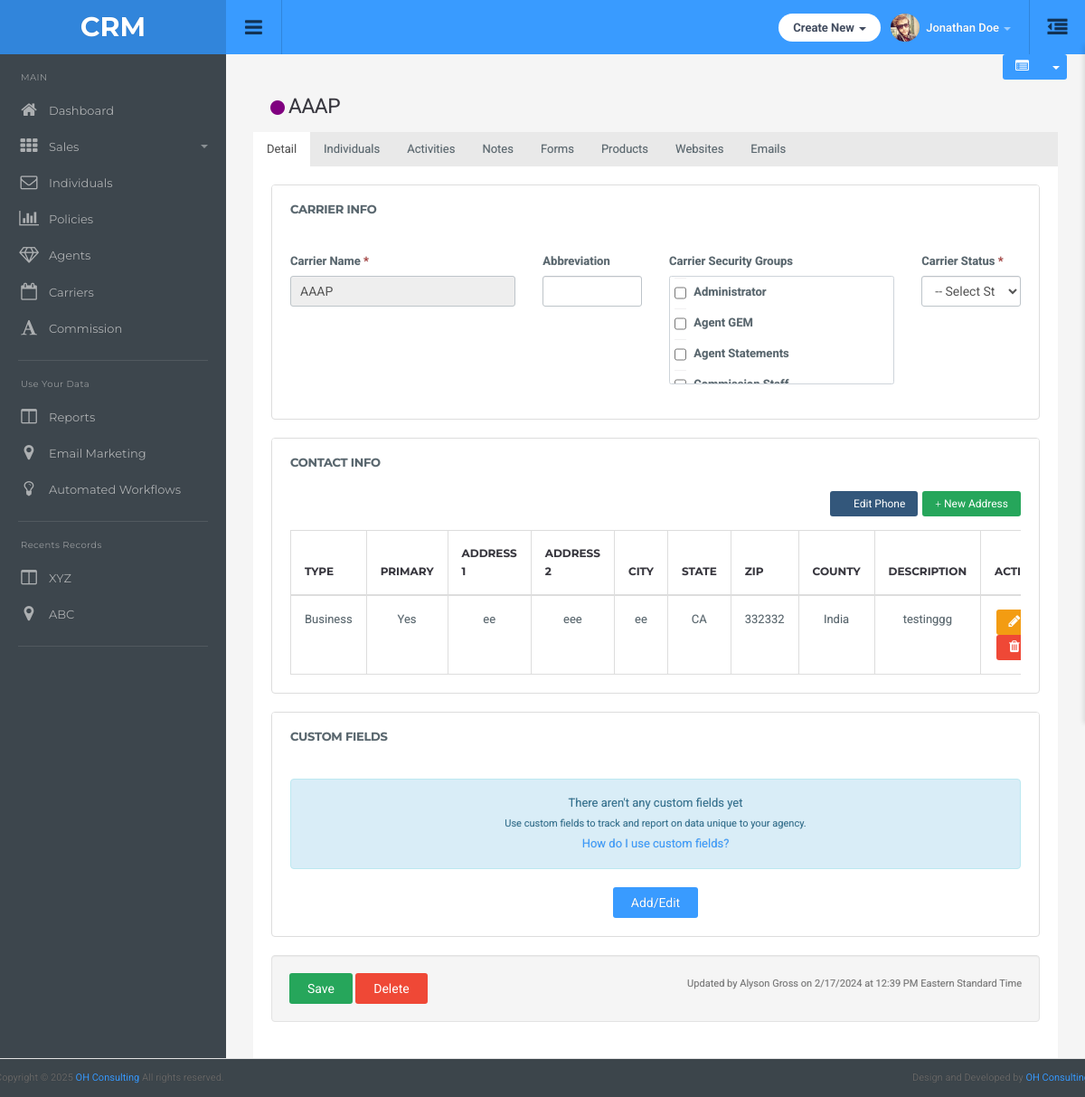
Page /carriers/detail/3/ on the committed database.
### main/models.py (models this page shows, shortened)
class Carrier(models.Model):
    name = models.CharField(max_length=100)

class CarrierDetails(models.Model):
    carrier = models.OneToOneField(Carrier, on_delete=models.CASCADE, related_name='carrier_details')
    abbreviation = models.CharField(max_length=200,null=True,blank=True)
    security_groups = MultiSelectField(choices=CARRIER_SECURITY_GROUP_CHOICES, null=True,blank=True)
    carrier_status = models.CharField(max_length=100,choices=CARRIER_STATUS_CHOICES,null=True,blank=True)

class CarrierAddress(models.Model):
    carrier = models.ForeignKey(Carrier, on_delete=models.CASCADE, related_name='addresses')
    address_type = models.CharField(max_length=50, choices=ADDRESS_TYPE_CHOICES,blank=True, null=True)
    address1 = models.CharField(max_length=255, blank=True, null=True)
    address2 = models.CharField(max_length=255, blank=True, null=True)
    city = models.CharField(max_length=100, blank=True, null=True)
    state = models.CharField(max_length=100)
    zip_code = models.CharField(max_length=10, blank=True, null=True)
    county = models.CharField(max_length=100, blank=True, null=True)
    description = models.TextField(blank=True, null=True)
    primary = models.BooleanField(default=False)

### main/views.py (the view, shortened to what this page needs)
# urls.py: path('carriers/detail/<int:carrier_id>/', views.carrier_detail, name='carrier_detail'),
def carrier_detail(request, carrier_id):
    carrier = get_object_or_404(Carrier, id=carrier_id)
    try:
        carrier_details = carrier.carrier_details
    except CarrierDetails.DoesNotExist:
        carrier_details = None
    carrier_phones = CarrierPhone.objects.filter(carrier=carrier)
    phone_dict = {phone.phone_type.lower(): phone for phone in carrier_phones}
    addresses = CarrierAddress.objects.filter(carrier=carrier)
    carrier_forms = CarrierFormName.objects.filter(carrier=carrier)
    activities = CarrierActivity.objects.filter(carrier=carrier)
    notess = CarrierNotes.objects.filter(carrier=carrier)
    products = CarrierProduct.objects.filter(carrier=carrier)
    websites = CarrierWebsite.objects.filter(carrier=carrier)
    context = {
        'carrier': carrier,
        'carrier_details': carrier_details,
        'phone_dict': phone_dict,
        'primary_address': addresses.filter(primary=True).first(),
        'carrier_forms': carrier_forms,
        'carrier_phones': carrier_phones,
        'addresses': addresses,
        'activities':activities,
        'notess':notess,
        'products': products,
        'websites': websites,
    }
    return render(request, 'carrier/carrierdetail.html', context)

### templates/carrier/carrierdetail.html (shortened to what this page needs)
{% extends "dashboard/base.html" %}
{% load static %}
{% block main-content %}
<div class="action-buttons">
    <div class="btn-group">
        <button id="toggle-carrier-summary" class="btn btn-default btn-sm">
            <i class="fa fa-list-alt"></i>
        </button>
        <button class="btn btn-default btn-sm dropdown-toggle" data-toggle="dropdown">
            <span class="caret"></span>
        </button>
    </div>
</div>
<div class="main-content-wrapper">
    <div class="container-fluid">
        <div class="carrier-status-container">
            <h3><span><img src="{% static "img/record-button.png" %}" alt="" srcset=""></span>{{carrier.name}}</h3>
        </div>
    </div>
</div>
        <div role="tabpanel">
            <ul class="nav nav-tabs">
                <li class="active"><a data-toggle="tab" href="#detail">Detail</a></li>
                <li><a data-toggle="tab" href="#individuals">Individuals</a></li>
                <li><a data-toggle="tab" href="#activities">Activities</a></li>
                <li><a data-toggle="tab" href="#notes">Notes</a></li>
                <li><a data-toggle="tab" href="#forms">Forms</a></li>
                <li><a data-toggle="tab" href="#products">Products</a></li>
                <li><a data-toggle="tab" href="#websites">Websites</a></li>
                <li><a data-toggle="tab" href="#emails">Emails</a></li>
            </ul>
            <div class="tab-content">
                {% include "Carrier/details_tab.html" %}
            </div>
        </div>
    </div>
<link rel="stylesheet" href="https://cdnjs.cloudflare.com/ajax/libs/dropzone/5.9.3/min/dropzone.min.css">
<link rel="stylesheet" href="https://cdnjs.cloudflare.com/ajax/libs/font-awesome/4.7.0/css/font-awesome.min.css">
{% endblock %}

### templates/carrier/details_tab.html (shortened to what this page needs)
<div id="detail" class="tab-pane active">
    <form action="" method="POST">
        <div class="panel panel-default">
            <div class="panel-heading">
                <h3 class="panel-title">Carrier Info</h3>
            </div>
            <div class="panel-body">
                <div class="row">
                    <div class="col-md-4 col-sm-6">
                        <div class="form-group">
                            <label>Carrier Name <span class="text-danger">*</span></label>
                            <input type="text" class="form-control" value="{{carrier.name}}" readonly>
                        </div>
                    </div>
                    <div class="col-md-2 col-sm-6">
                        <div class="form-group">
                            <label>Abbreviation</label>
                            <input type="text" class="form-control" name="abbreviation" value="{{ carrier_details.abbreviation|default_if_none:'' }}">
                        </div>
                    </div>
                    <div class="col-md-4 col-sm-6">
                        <div class="form-group mb-1">
                          <label class="mb-0">Carrier Security Groups</label>
                          <div style="border:1px solid #ced4da;border-radius:.25rem;max-height:120px;overflow-y:auto;padding:1px 5px;">
                            <div style="padding:0;margin:0">
                                <input type="checkbox" id="security_admin" name="security_groups[]" value="administrator" style="margin:0 5px 0 0;vertical-align:middle"
                                {% if carrier_details and 'administrator' in carrier_details.security_groups %}checked{% endif %}>
                                <label for="security_admin" style="margin:0;display:inline">Administrator</label>
                            </div>
                            <div style="padding:0;margin:0">
                              <input type="checkbox" id="security_gem" name="security_groups[]" value="agent_gem"
                                     style="margin:0 5px 0 0;vertical-align:middle"
                                     {% if carrier_details and 'agent_gem' in carrier_details.security_groups %}checked{% endif %}>
                              <label for="security_gem" style="margin:0;display:inline">Agent GEM</label>
                            </div>
                            <div style="padding:0;margin:0">
                              <input type="checkbox" id="security_statements" name="security_groups[]" value="agent_statements"
                                     style="margin:0 5px 0 0;vertical-align:middle"
                                     {% if carrier_details and 'agent_statements' in carrier_details.security_groups %}checked{% endif %}>
                              <label for="security_statements" style="margin:0;display:inline">Agent Statements</label>
                            </div>
                            <div style="padding:0;margin:0">
                              <input type="checkbox" id="security_staff" name="security_groups[]" value="commission_staff"
                                     style="margin:0 5px 0 0;vertical-align:middle"
                                     {% if carrier_details and 'commission_staff' in carrier_details.security_groups %}checked{% endif %}>
                              <label for="security_staff" style="margin:0;display:inline">Commission Staff</label>
                            </div>
                          </div>
                        </div>
                      </div>
                    <div class="col-md-2 col-sm-6">
                        <div class="form-group">
                            <label>Carrier Status <span class="text-danger">*</span></label>
                            <select class="form-control" name="carrier_status">
                                <option value="">-- Select Status --</option>
                              </select>
                        </div>
                    </div>
                </div>
            </div>
        </div>
        <div class="panel panel-default">
            <div class="panel-heading">
            <h3 class="panel-title">Contact Info</h3>
            <div class="pull-right">
                <button type="button" class="btn btn-primary btn-sm" data-toggle="modal" data-target="#editPhoneModal">
                <i class="glyphicon glyphicon-edit"></i> Edit Phone
                </button>
                <button type="button" class="btn btn-success btn-sm" data-toggle="modal" data-target="#newAddressModal">
                <i class="glyphicon glyphicon-plus"></i> New Address
                </button>
            </div>
            <div class="clearfix"></div>
            </div>
            <div class="panel-body text-center">
                {% if addresses %}
                <div class="table-responsive">
                <table class="table table-bordered">
                    <thead>
                        <tr>
                            <th>Type</th>
                            <th>Primary</th>
                            <th>Address 1</th>
                            <th>Address 2</th>
                            <th>City</th>
                            <th>State</th>
                            <th>Zip</th>
                            <th>County</th>
                            <th>Description</th>
                            <th>Action</th>
                        </tr>
                    </thead>
                    <tbody>
                        {% for address in addresses %}
                        <tr>
                            <td>{{ address.address_type }}</td>
                            <td>{{ address.primary|yesno:"Yes,No" }}</td>
                            <td>{{ address.address1 }}</td>
                            <td>{{ address.address2 }}</td>
                            <td>{{ address.city }}</td>
                            <td>{{ address.state }}</td>
                            <td>{{ address.zip_code }}</td>
                            <td>{{ address.county }}</td>
                            <td>{{ address.description }}</td>
                            <td>
                                <button type="button" class="btn btn-sm btn-warning" data-toggle="modal" data-target="#editAddressModal{{ address.id }}">
                                    <i class="fa fa-pencil"></i>
                                </button>
                                <button type="button" class="btn btn-sm btn-danger" data-toggle="modal" data-target="#deleteAddressModal{{ address.id }}">
                                    <i class="fa fa-trash"></i>
                                </button>
                            </td>
                        </tr>
                        {% endfor %}
                    </tbody>
                </table>
                </div>
                {% else %}
                <div class="alert alert-info">
                    This record has no addresses or phone numbers yet.<br>
                    <small>Add and track this contact information here.</small>
                </div>
                {% endif %}
            </div>
        </div>
        <div class="panel panel-default">
            <div class="panel-heading">
                <h3 class="panel-title">Custom Fields</h3>
            </div>
            <div class="panel-body text-center">
                <div class="alert alert-info">
                    There aren't any custom fields yet<br>
                    <small>Use custom fields to track and report on data unique to your agency.</small><br>
                    <a href="#">How do I use custom fields?</a>
                </div>
                <a href="{% url 'custom_fields' %}" target="_blank" class="btn btn-default">Add/Edit</a>
            </div>
        </div>
        <div class="well">
            <div class="row">
                <div class="col-xs-12 col-sm-6">
                    <button type="submit" class="btn btn-success">Save</button>
                    <button type="button" class="btn btn-danger">Delete</button>
                </div>
                <div class="col-xs-12 col-sm-6 text-right text-muted">
                    <small>Updated by Alyson Gross on 2/17/2024 at 12:39 PM Eastern Standard Time</small>
                </div>
            </div>
        </div>
    </form>
</div>

### rows in the picture
Carrier: name "AAAP"
CarrierAddress: address_type "Business", primary "Yes", address1 "ee", address2 "eee", city "ee", state "CA", zip_code "332332", county "India", description "testinggg"
